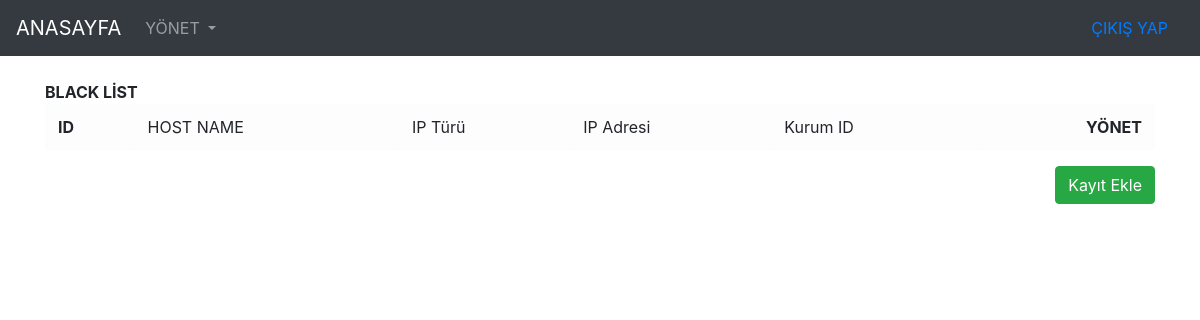
The page /blacklist.php on the database as committed earlier.
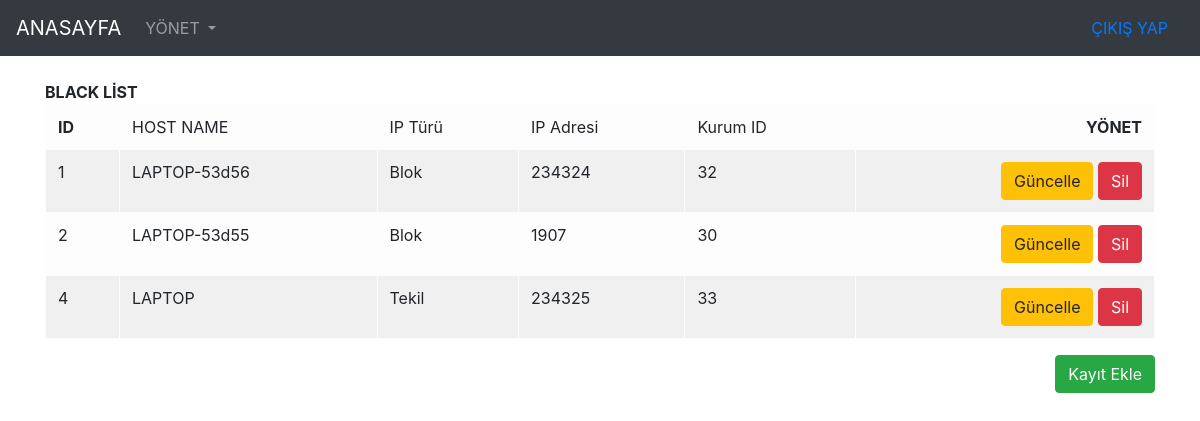
The same page on the database as committed later.
### tables this page shows
CREATE TABLE `blacklist` (
  `ID` int(11) NOT NULL,
  `HostName` varchar(50) NOT NULL,
  `IPTuru` varchar(50) NOT NULL,
  `IPAdresi` varchar(50) NOT NULL,
  `KurumID` int(50) NOT NULL,
  `EklenmeTarihi` timestamp NOT NULL DEFAULT current_timestamp(),
  `DuzenlenmeTarihi` timestamp NOT NULL DEFAULT current_timestamp(),
  `Ekleyen` varchar(20) NOT NULL,
  `Duzenleyen` varchar(20) NOT NULL,
  `Silindi` bit(2) NOT NULL,
  `Silen` int(10) NOT NULL
);

### blacklist.php (the view, shortened to what this page needs)
<?php
include("inc/db.php");
include("inc/header.php");
include('inc/navbar.php');?>
<form method="post" action="#">
<br><div class="container">
	  <div class="row justify-content-center">
		<div class="col">
		 <table class="table table-bordered table-striped table-light">
			<tr colspan = 5 ><b>BLACK LİST</tr>
			<tr>
			 <td><b>ID</td>
			 <td>HOST NAME</td>
			 <td>IP Türü</td>
			 <td>IP Adresi</td>
			 <td>Kurum ID</td>
			 <td class="text-right"><b>YÖNET</td>
			 </tr>
			 <?php
			$query = $baglan->prepare("SELECT * FROM blacklist");
			 $query->execute();
			 $result=$query-> fetchAll(PDO::FETCH_OBJ);
			 foreach($result as $row){?>
			 	<tr>
			 	<td><?= $row->ID ?></td>
			 	<td><?= $row->HostName ?></td>
				<td><?= $row->IPTuru ?></td>
				<td><?= $row->IPAdresi ?></td>
				<td><?= $row->KurumID ?></td>
			 	<td class="text-right">
					<a href="blacklistduzenle.php?islem=guncelle&id=<?= $row->ID ?> " class="btn btn-warning">Güncelle</a>
					<a href="blacklistduzenle.php?islem=sil&id=<?= $row->ID ?> " class="btn btn-danger">Sil</a>
				</td>
			    </tr>
			 <?php } ?>
			</table>
			<div class ="text-right">
			<a href="blacklistduzenle.php?islem=ekle" class="btn btn-success">Kayıt Ekle</a>
		  </div>  </div>
	  </div>
	</div>

Rows that differ between the two databases and show on the page:
added blacklist: ID "1", HostName "LAPTOP-53d56", IPTuru "Blok", IPAdresi "234324", KurumID "32"
added blacklist: ID "2", HostName "LAPTOP-53d55", IPTuru "Blok", IPAdresi "1907", KurumID "30"
added blacklist: ID "4", HostName "LAPTOP", IPTuru "Tekil", IPAdresi "234325", KurumID "33"
